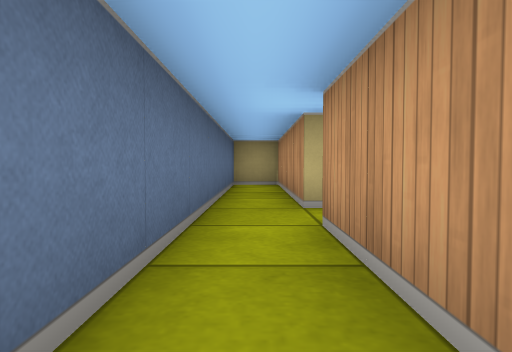
View 1 (above)

16 first-person views from a walk through a cub3D maze. The camera is about half as high as the walls, tilts 2° down and sees 75° across. The floor is counted in squares. Each view is taken from the middle of a square. On the plan, view 1 faces up. The plan holds only what a view shows up to about 9 squares ahead; the rest is blank.

View 2
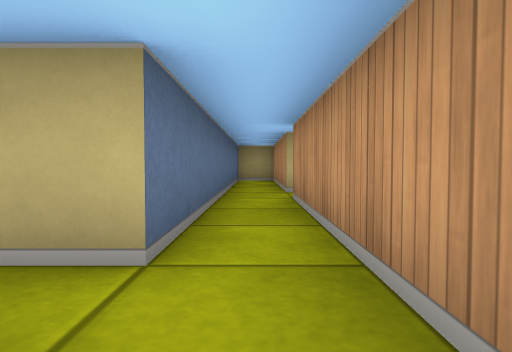

View 3
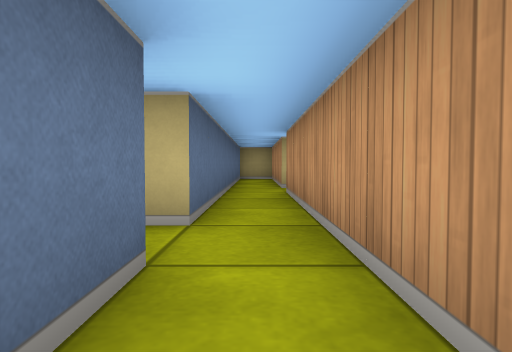

View 4
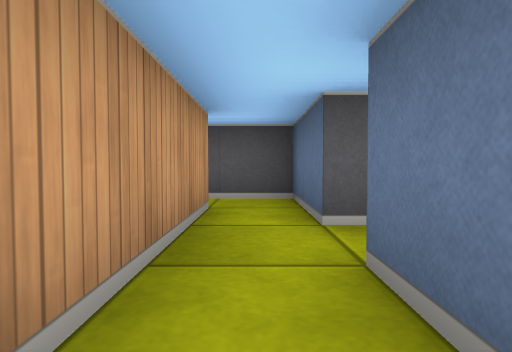

View 5
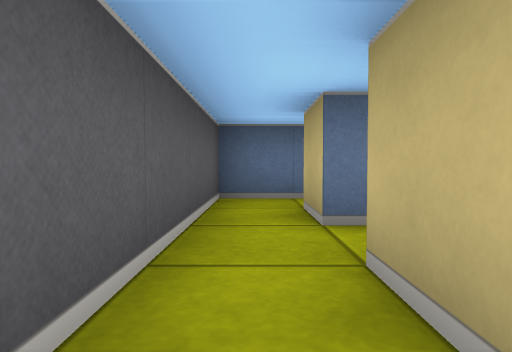

View 6
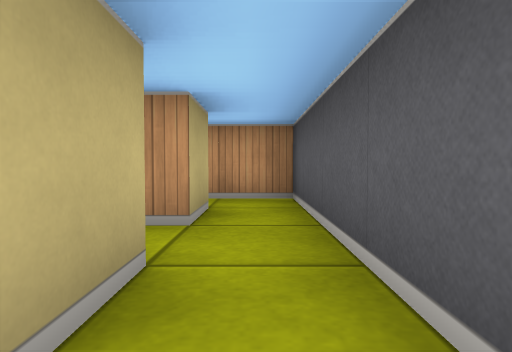

View 7
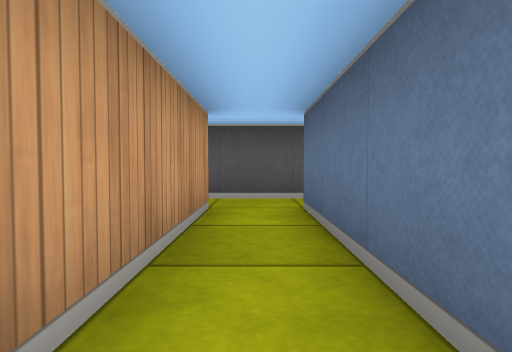

View 8
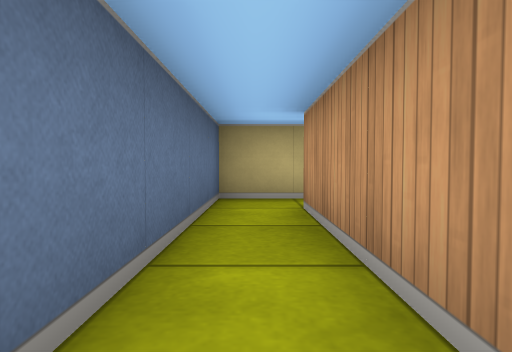

View 9
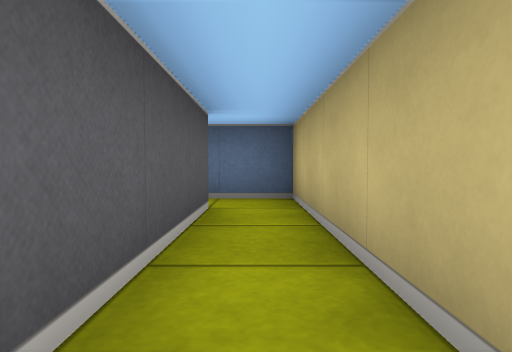

View 10
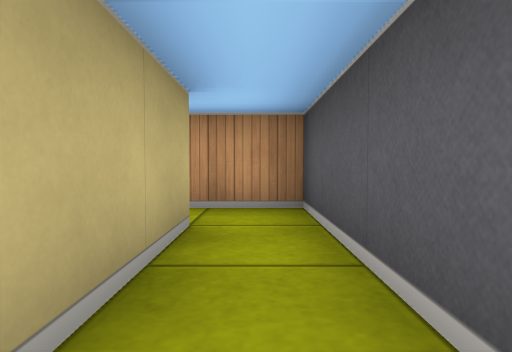

View 11
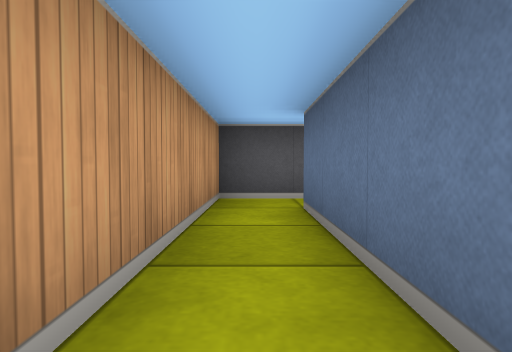

View 12
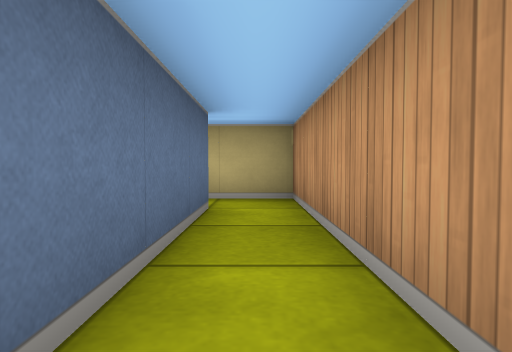

View 13
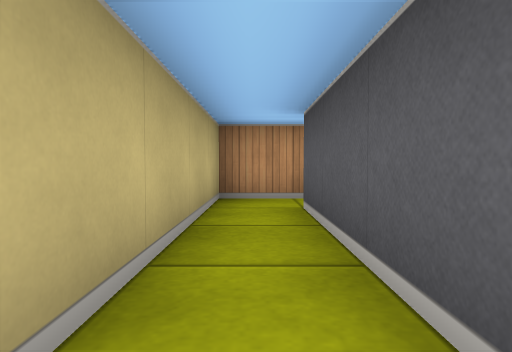

View 14
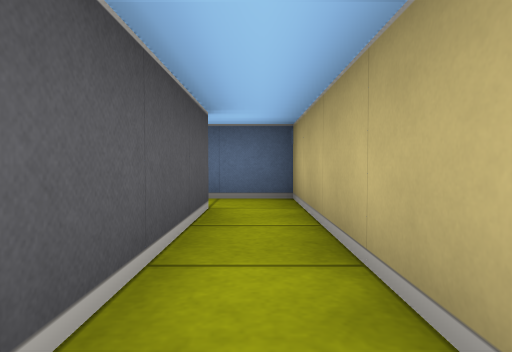

View 15
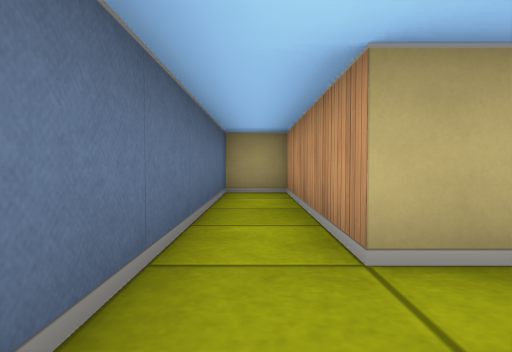

View 16
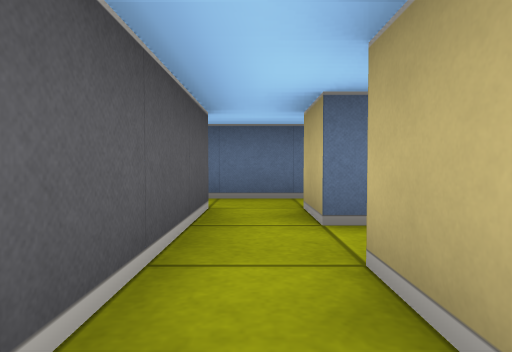

### Floor plan
Points are (right, up) in squares from view 1. A wall is a line through its corners. A room is listed if a view was taken in it or the views show most of it. See-through windows are left out.
Room 1 (views 1, 4, 15)
walls: (1.5, 3.5) (0.5, 3.5) (0.5, 7.5) (-0.5, 7.5) (-0.5, -0.5) (-1.2, -0.5); (0.5, -1.5) (0.5, 2.5) (1.5, 2.5)
ways out: opening at (0, -2) to room 2; opening at (1, 3) to room 7; opening at (-1, -1)
Room 2 (views 2, 3, 6)
walls: (-0.5, -1.5) (-0.5, -3.5) (1.5, -3.5); (1.5, -2.5) (0.5, -2.5) (0.5, -1.5)
ways out: opening at (0, -2) to room 1; opening at (1, -3) to room 4
Room 3 (view 5)
walls: (3.5, -2.5) (2.5, -2.5); (2.5, -3.5) (4.5, -3.5) (4.5, -2.2)
ways out: opening at (3, -3) to room 4; opening at (4, -2)
Room 4 (views 7, 8)
walls: (2.5, -2.5) (2.5, 0.5); (1.5, -3.5) (2.5, -3.5); (2.5, 1.5) (1.5, 1.5) (1.5, -2.5)
ways out: opening at (1, -3) to room 2; opening at (3, -3) to room 3; opening at (2, 1) to room 5
Room 5 (views 9, 10, 12)
walls: (5.5, 4.5) (5.5, 1.5) (2.5, 1.5); (2.5, 0.5) (6.5, 0.5) (6.5, 4.5)
ways out: opening at (2, 1) to room 4; opening at (6, 4) to room 6
Room 6 (views 11, 13, 14)
walls: (2.5, 4.5) (5.5, 4.5); (6.5, 4.5) (6.5, 5.5) (1.5, 5.5) (1.5, 4.5)
ways out: opening at (6, 4) to room 5; opening at (2, 4) to room 7
Room 7 (view 16)
walls: (3.4, 3.5) (2.5, 3.5); (1.5, 2.5) (3.4, 2.5); (1.5, 4.5) (1.5, 3.5)
ways out: opening at (1, 3) to room 1; opening at (2, 4) to room 6

Where each view was taken, in squares from view 1:
view 1: 0 up, 0 right, facing up
view 2: 2 down, 0 right, facing up
view 3: 3 down, 0 right, facing up
view 4: 1 up, 0 right, facing down
view 5: 3 down, 4 right, facing left
view 6: 3 down, 0 right, facing right
view 7: 1 up, 2 right, facing down
view 8: 3 down, 2 right, facing up
view 9: 1 up, 6 right, facing left
view 10: 1 up, 3 right, facing right
view 11: 5 up, 6 right, facing down
view 12: 1 up, 6 right, facing up
view 13: 5 up, 2 right, facing right
view 14: 5 up, 6 right, facing left
view 15: 2 up, 0 right, facing up
view 16: 3 up, 4 right, facing left
